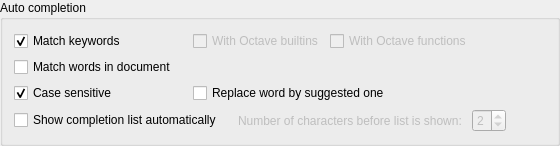
            <widget class="QGroupBox" name="groupBox_7">
             <property name="title">
              <string>Auto completion</string>
             </property>
             <layout class="QVBoxLayout" name="verticalLayout_29">
              <item>
               <layout class="QGridLayout" name="gridLayout_3">
                <item row="0" column="1">
                 <spacer name="horizontalSpacer_15">
                  <property name="orientation">
                   <enum>Qt::Horizontal</enum>
                  </property>
                  <property name="sizeType">
                   <enum>QSizePolicy::Fixed</enum>
                  </property>
                  <property name="sizeHint" stdset="0">
                   <size>
                    <width>10</width>
                    <height>0</height>
                   </size>
                  </property>
                 </spacer>
                </item>
                <item row="0" column="0">
                 <widget class="QCheckBox" name="editor_checkbox_ac_keywords">
                  <property name="enabled">
                   <bool>true</bool>
                  </property>
                  <property name="text">
                   <string>Match keywords</string>
                  </property>
                  <property name="checked">
                   <bool>true</bool>
                  </property>
                 </widget>
                </item>
                <item row="2" column="0">
                 <widget class="QCheckBox" name="editor_checkbox_ac_case">
                  <property name="enabled">
                   <bool>true</bool>
                  </property>
                  <property name="text">
                   <string>Case sensitive</string>
                  </property>
                  <property name="checked">
                   <bool>true</bool>
                  </property>
                 </widget>
                </item>
                <item row="1" column="0">
                 <widget class="QCheckBox" name="editor_checkbox_ac_document">
                  <property name="enabled">
                   <bool>true</bool>
                  </property>
                  <property name="text">
                   <string>Match words in document</string>
                  </property>
                 </widget>
                </item>
                <item row="2" column="2">
                 <widget class="QCheckBox" name="editor_checkbox_ac_replace">
                  <property name="enabled">
                   <bool>true</bool>
                  </property>
                  <property name="text">
                   <string>Replace word by suggested one</string>
                  </property>
                 </widget>
                </item>
                <item row="0" column="3">
                 <spacer name="horizontalSpacer_8">
                  <property name="orientation">
                   <enum>Qt::Horizontal</enum>
                  </property>
                  <property name="sizeHint" stdset="0">
                   <size>
                    <width>40</width>
                    <height>20</height>
                   </size>
                  </property>
                 </spacer>
                </item>
                <item row="2" column="3">
                 <spacer name="horizontalSpacer_19">
                  <property name="orientation">
                   <enum>Qt::Horizontal</enum>
                  </property>
                  <property name="sizeHint" stdset="0">
                   <size>
                    <width>40</width>
                    <height>20</height>
                   </size>
                  </property>
                 </spacer>
                </item>
                <item row="0" column="2">
                 <layout class="QHBoxLayout" name="horizontalLayout_14">
                  <item>
                   <widget class="QCheckBox" name="editor_checkbox_ac_builtins">
                    <property name="enabled">
                     <bool>false</bool>
                    </property>
                    <property name="text">
                     <string>With Octave builtins</string>
                    </property>
                   </widget>
                  </item>
                  <item>
                   <widget class="QCheckBox" name="editor_checkbox_ac_functions">
                    <property name="enabled">
                     <bool>false</bool>
                    </property>
                    <property name="text">
                     <string>With Octave functions</string>
                    </property>
                   </widget>
                  </item>
                 </layout>
                </item>
               </layout>
              </item>
              <item>
               <layout class="QGridLayout" name="gridLayout_10">
                <item row="0" column="2">
                 <widget class="QLabel" name="editor_label_ac_threshold">
                  <property name="enabled">
                   <bool>false</bool>
                  </property>
                  <property name="text">
                   <string>Number of characters before list is shown: </string>
                  </property>
                 </widget>
                </item>
                <item row="0" column="3">
                 <widget class="QSpinBox" name="editor_spinbox_ac_threshold">
                  <property name="enabled">
                   <bool>false</bool>
                  </property>
                  <property name="toolTip">
                   <string/>
                  </property>
                  <property name="whatsThis">
                   <string/>
                  </property>
                  <property name="suffix">
                   <string/>
                  </property>
                  <property name="minimum">
                   <number>1</number>
                  </property>
                  <property name="maximum">
                   <number>6</number>
                  </property>
                  <property name="value">
                   <number>2</number>
                  </property>
                 </widget>
                </item>
                <item row="0" column="4">
                 <spacer name="horizontalSpacer_2">
                  <property name="orientation">
                   <enum>Qt::Horizontal</enum>
                  </property>
                  <property name="sizeHint" stdset="0">
                   <size>
                    <width>40</width>
                    <height>20</height>
                   </size>
                  </property>
                 </spacer>
                </item>
                <item row="0" column="0">
                 <widget class="QCheckBox" name="editor_codeCompletion">
                  <property name="enabled">
                   <bool>true</bool>
                  </property>
                  <property name="text">
                   <string>Show completion list automatically</string>
                  </property>
                  <property name="checked">
                   <bool>false</bool>
                  </property>
                 </widget>
                </item>
                <item row="0" column="1">
                 <spacer name="horizontalSpacer_31">
                  <property name="orientation">
                   <enum>Qt::Horizontal</enum>
                  </property>
                  <property name="sizeType">
                   <enum>QSizePolicy::Fixed</enum>
                  </property>
                  <property name="sizeHint" stdset="0">
                   <size>
                    <width>10</width>
                    <height>0</height>
                   </size>
                  </property>
                 </spacer>
                </item>
               </layout>
              </item>
             </layout>
            </widget>
